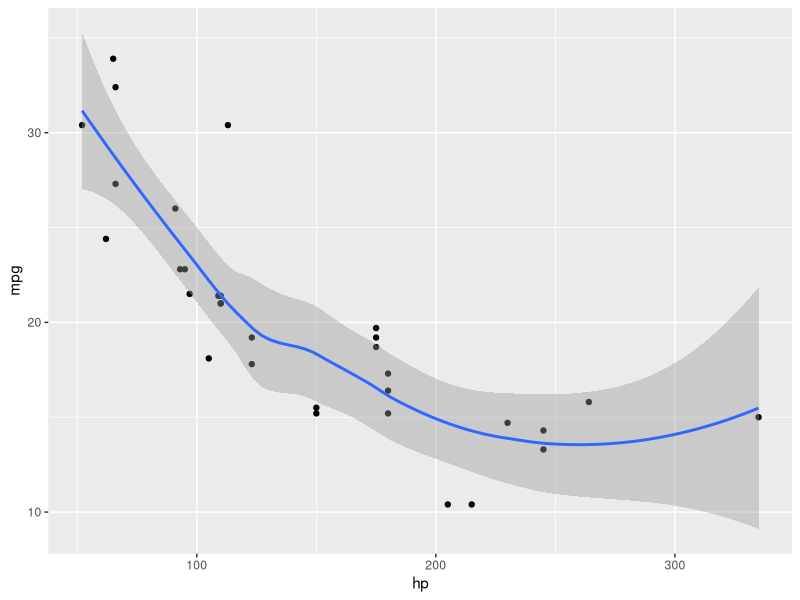
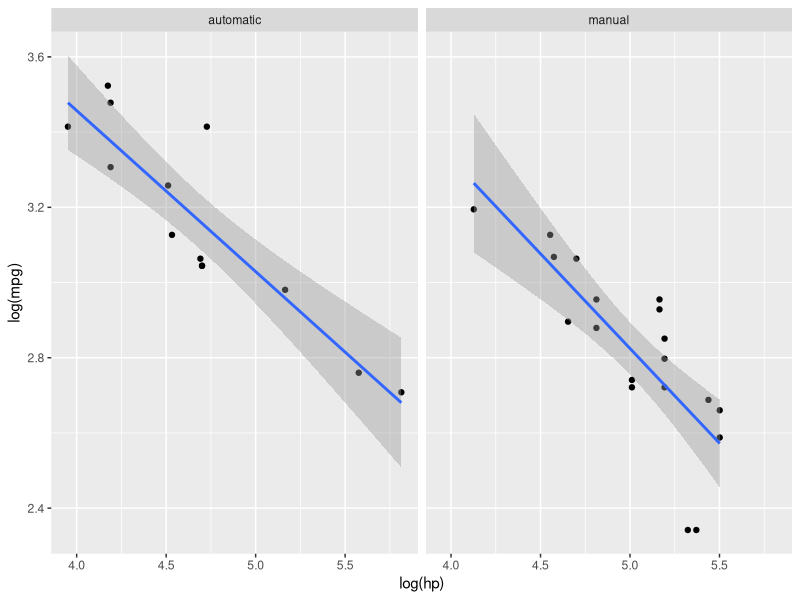
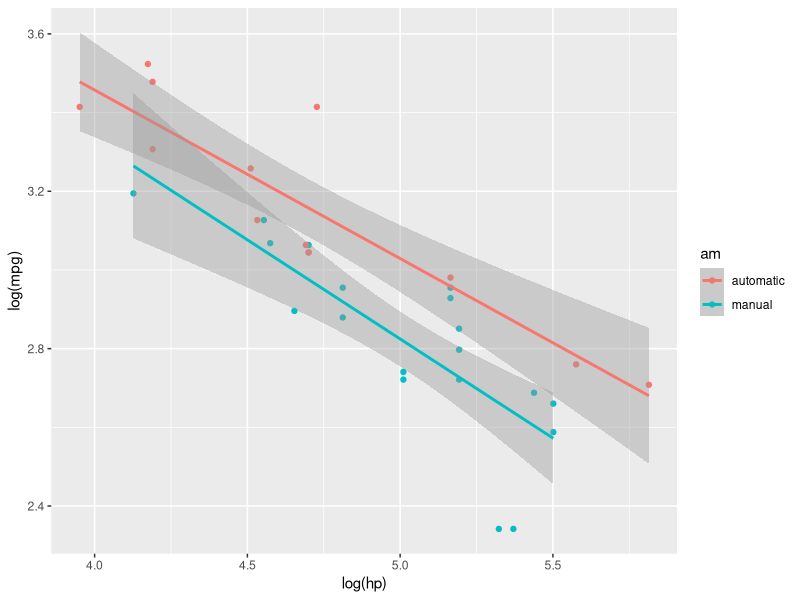

Reproduce these figures in R, in order.
library(ggplot2)
data(mtcars)

mtcars[mtcars$am==1,"am"] <- "automatic"
mtcars[mtcars$am==0,"am"] <- "manual"

histogram <- qplot(mpg, data=mtcars, geom="histogram", bins=5, fill=am, col=am)

boxplot.gear <- qplot(as.factor(gear), mpg, data=mtcars, geom="boxplot")+theme_bw()+facet_wrap(~am)

boxplot.cyl <- qplot(as.factor(cyl), mpg, data=mtcars, geom="boxplot")+theme_bw()+facet_wrap(~am)

qplot(hp, mpg, data=mtcars)+geom_smooth()

qplot(log(hp),log(mpg),data=mtcars)+geom_smooth(method="lm")+facet_wrap(~am)

qplot(log(hp),log(mpg),data=mtcars, col=am)+geom_smooth(method="lm")
